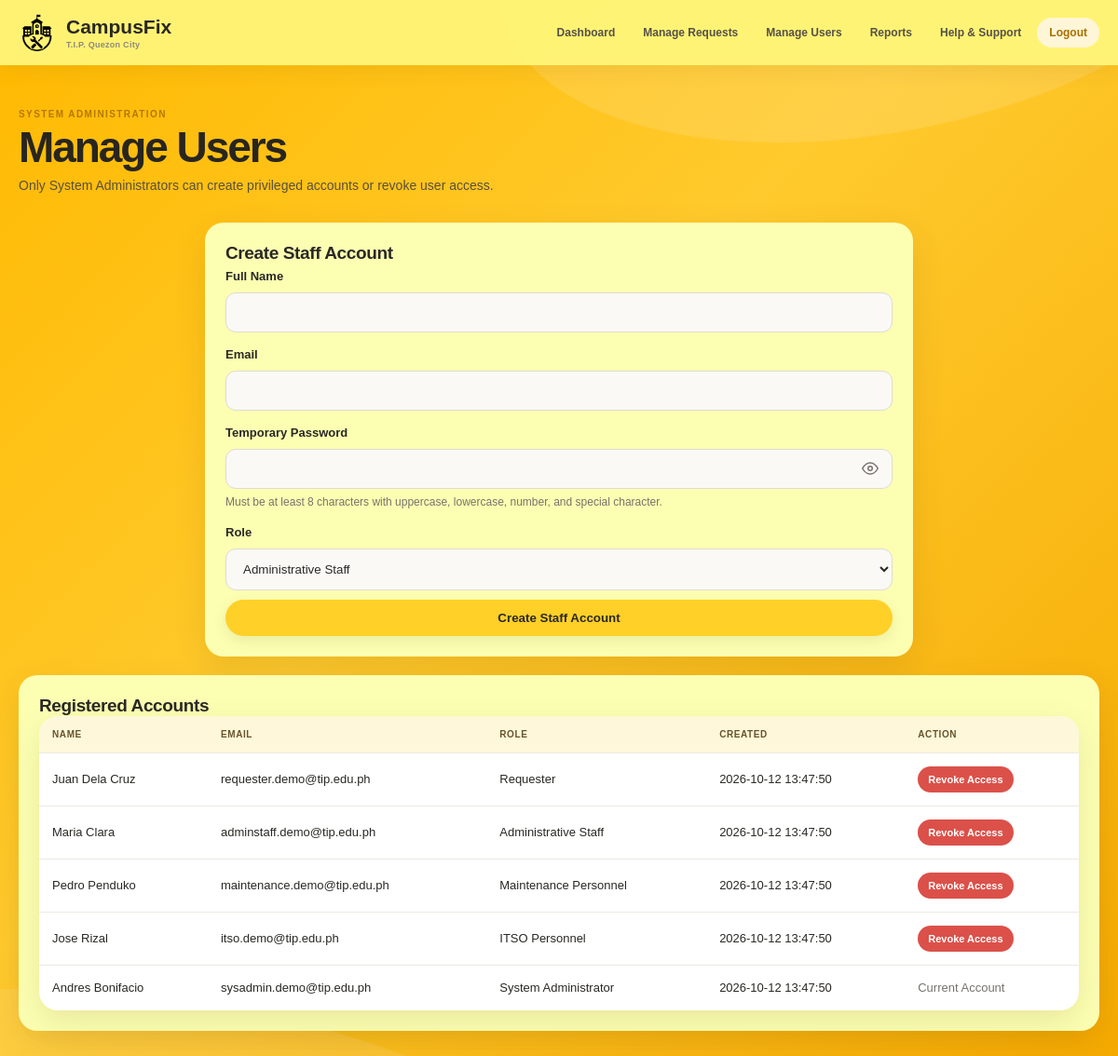
Page /manage_users.php (signed in) on the committed database.
### tables this page shows
CREATE TABLE users (
    id INT AUTO_INCREMENT PRIMARY KEY,
    name VARCHAR(100) NOT NULL,
    email VARCHAR(150) NOT NULL UNIQUE,
    password VARCHAR(255) NOT NULL,
    role ENUM('requester','admin_staff','maintenance','itso','system_admin') NOT NULL DEFAULT 'requester',
    created_at TIMESTAMP DEFAULT CURRENT_TIMESTAMP
);

### config.php (called while the page is built, shortened)
<?php
function role_label(string $role): string {
    return match ($role) {
        "admin_staff" => "Administrative Staff",
        "maintenance" => "Maintenance Personnel",
        "itso" => "ITSO Personnel",
        "system_admin" => "System Administrator",
        default => "Requester"
    };
}
?>

### manage_users.php (the view, shortened to what this page needs)
<?php
require "config.php";
$users = $conn->query("SELECT id, name, email, role, created_at FROM users ORDER BY created_at DESC");
?>
<!DOCTYPE html>
<html lang="en">
<head>
    <link rel="stylesheet" href="assets/style.css">
</head>
<body>
<?php include "partials/nav.php"; ?>
<main class="container">
    <div class="page-heading">
        <div>
            <span class="eyebrow">SYSTEM ADMINISTRATION</span>
            <h1>Manage Users</h1>
            <p class="muted">Only System Administrators can create privileged accounts or revoke user access.</p>
        </div>
    </div>
    <section class="panel form-panel">
        <h2>Create Staff Account</h2>
        <form method="POST">
            <label>Full Name</label>
            <input type="text" name="name" maxlength="100" required>
            <label>Email</label>
            <input type="email" name="email" maxlength="150" required>
            <label>Temporary Password</label>
            <div class="password-wrap">
                <input type="password" name="password" id="staffPassword" data-password-validate="signup" minlength="8" required>
                <button type="button" class="password-toggle" aria-label="Show password" aria-pressed="false">
                    <svg class="eye-open" viewBox="0 0 24 24" width="18" height="18" fill="none" stroke="currentColor" stroke-width="2" stroke-linecap="round" stroke-linejoin="round" aria-hidden="true">
                        <path d="M1 12s4-8 11-8 11 8 11 8-4 8-11 8-11-8-11-8z"></path>
                        <circle cx="12" cy="12" r="3"></circle>
                    </svg>
                </button>
            </div>
            <div class="password-feedback" id="staffPasswordFeedback" aria-live="polite">
                Must be at least 8 characters with uppercase, lowercase, number, and special character.
            </div>
            <label>Role</label>
            <select name="role" required>
                <option value="admin_staff">Administrative Staff</option>
            </select>
            <button type="submit" class="authbtn">Create Staff Account</button>
        </form>
    </section>
    <section class="panel">
        <h2>Registered Accounts</h2>
        <div class="table-wrap">
            <table>
                <thead><tr><th>Name</th><th>Email</th><th>Role</th><th>Created</th><th>Action</th></tr></thead>
                <tbody>
                <?php while ($user = $users->fetch_assoc()): ?>
                    <tr>
                        <td><?= htmlspecialchars($user["name"]) ?></td>
                        <td><?= htmlspecialchars($user["email"]) ?></td>
                        <td><?= htmlspecialchars(role_label($user["role"])) ?></td>
                        <td><?= htmlspecialchars($user["created_at"]) ?></td>
                        <td>
                            <?php if ((int)$user["id"] === (int)$_SESSION["user_id"]): ?>
                                <span class="muted">Current Account</span>
                            <?php else: ?>
                                <form method="POST" class="inline-action-form" onsubmit="return confirm('Revoke access for <?= htmlspecialchars(addslashes($user["name"]), ENT_QUOTES) ?>?');">
                                    <button type="submit" class="btn danger-btn small-btn">Revoke Access</button>
                                </form>
                            <?php endif; ?>
                        </td>
                    </tr>
                <?php endwhile; ?>
                </tbody>
            </table>
        </div>
    </section>
</main>
</body>
</html>

### partials/nav.php
<nav class="navbar">
    <div class="nav-inner">
        <a class="brand" href="dashboard.php" aria-label="CampusFix Dashboard">
            <img src="partials/logo.png" alt="T.I.P." class="nav-logo">
            <span><strong>CampusFix</strong><small class="brand-school">T.I.P. Quezon City</small></span>
        </a>
        <div class="nav-links">
            <a href="dashboard.php">Dashboard</a>
            <?php if ($_SESSION["role"] === "requester"): ?>
                <a href="submit_request.php">Submit Request</a><a href="my_requests.php">My Requests</a>
            <?php elseif (in_array($_SESSION["role"], ["admin_staff", "system_admin"], true)): ?>
                <a href="manage_requests.php">Manage Requests</a>
                <?php if ($_SESSION["role"] === "system_admin"): ?><a href="manage_users.php">Manage Users</a><?php endif; ?>
            <?php elseif (in_array($_SESSION["role"], ["maintenance", "itso"], true)): ?>
                <a href="assigned_requests.php">Assigned Requests</a>
            <?php endif; ?>
            <?php if (in_array($_SESSION["role"], ["admin_staff", "system_admin"], true)): ?>
                <a href="reports.php">Reports</a>
            <?php endif; ?>
            <a href="help_support.php">Help &amp; Support</a>
            <a class="nav-logout" href="logout.php">Logout</a>
        </div>
    </div>
</nav>

### rows in the picture
users: name "Juan Dela Cruz", email "requester.demo@tip.edu.ph", role "Requester", created_at "2026-10-12 13:47:50"
users: name "Maria Clara", email "adminstaff.demo@tip.edu.ph", role "Administrative Staff", created_at "2026-10-12 13:47:50"
users: name "Pedro Penduko", email "maintenance.demo@tip.edu.ph", role "Maintenance Personnel", created_at "2026-10-12 13:47:50"
users: name "Jose Rizal", email "itso.demo@tip.edu.ph", role "ITSO Personnel", created_at "2026-10-12 13:47:50"
users: name "Andres Bonifacio", email "sysadmin.demo@tip.edu.ph", role "System Administrator", created_at "2026-10-12 13:47:50", shows "Current Account"
